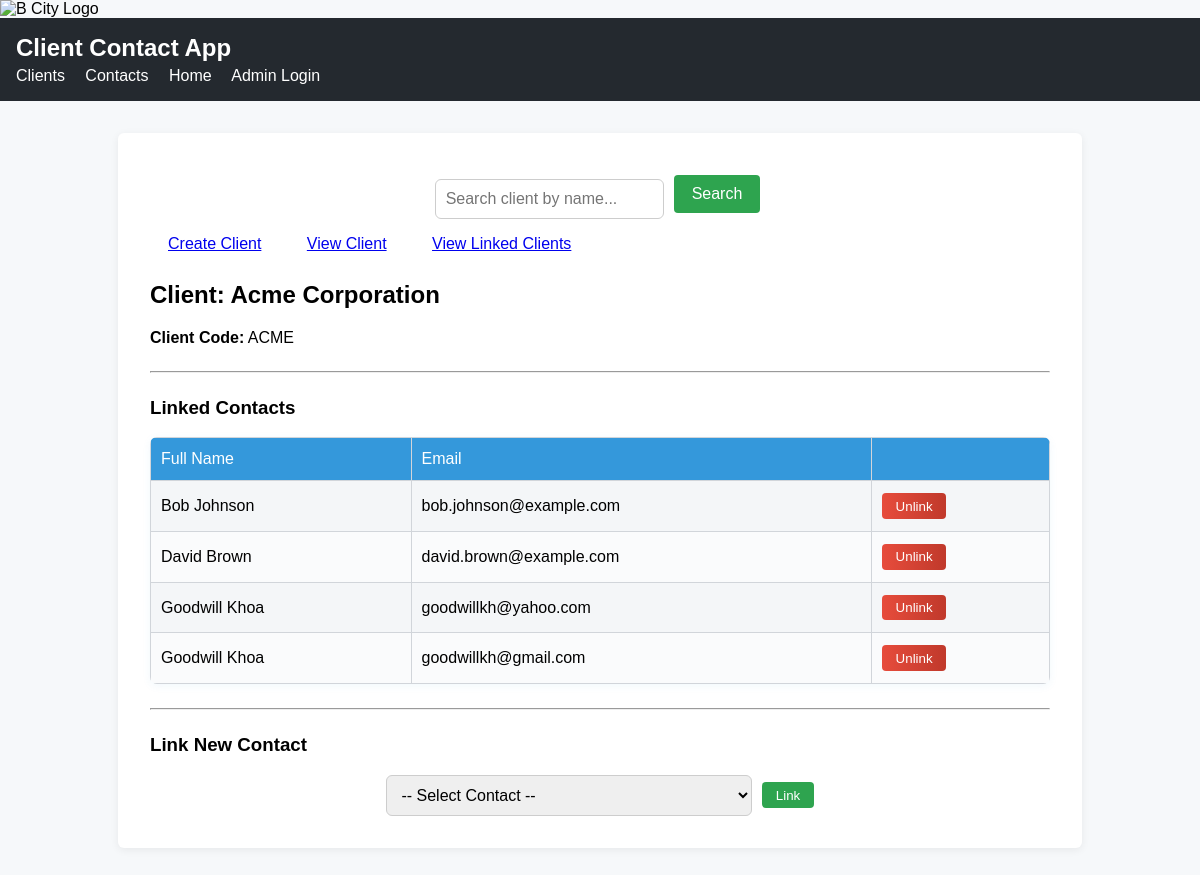
The page /clients/1 on the database as committed earlier.
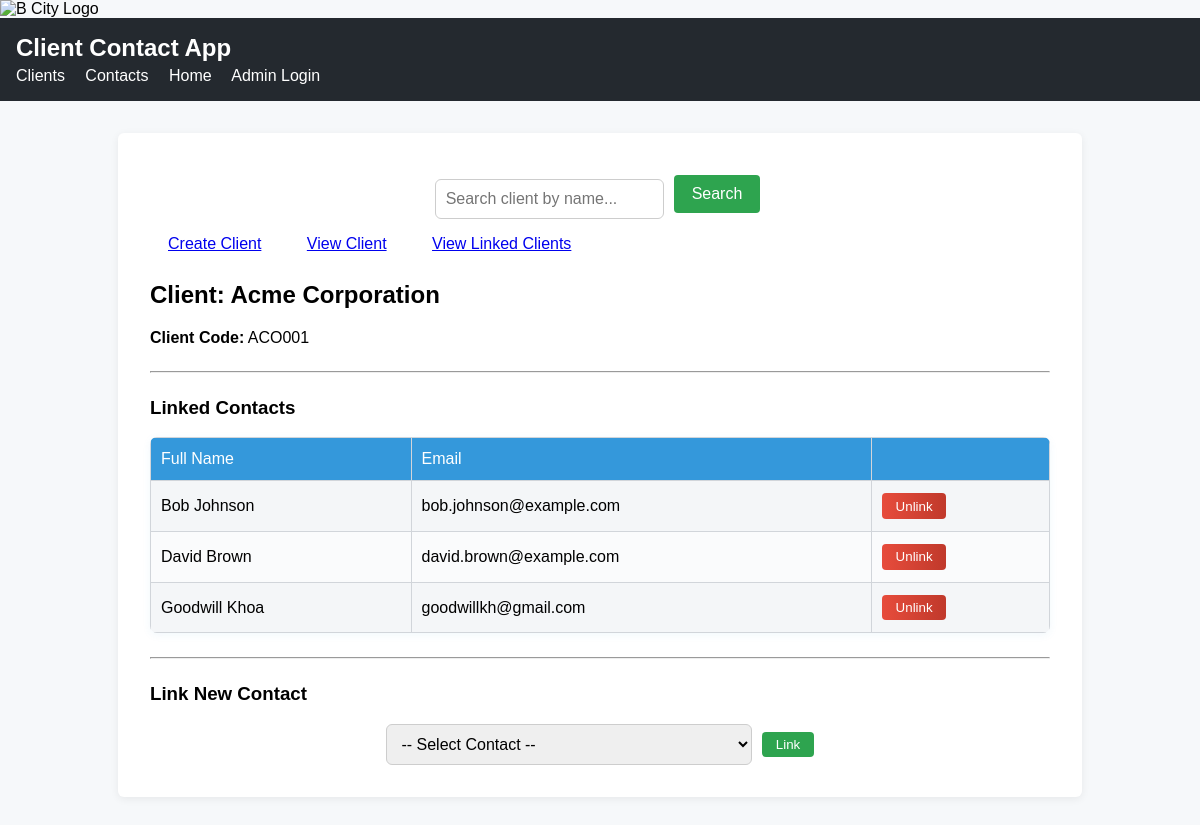
The same page on the database as committed later.
### models/client.py (models this page shows, shortened)
class Client(db.Model):
    __tablename__ = 'client'
    id = db.Column(db.Integer, primary_key=True)
    name = db.Column(db.String(100), nullable=False)
    client_code = db.Column(db.String(50), nullable=False, unique=True)
    contacts = db.relationship(
        'Contact',
        secondary='client_contact',
        back_populates='clients'
    )

### models/contact.py (models this page shows, shortened)
class Contact(db.Model):
    __tablename__ = 'contact'
    id = db.Column(db.Integer, primary_key=True)
    name = db.Column(db.String, nullable=False)
    surname = db.Column(db.String, nullable=False)
    email = db.Column(db.String, nullable=False, unique=True) # <-- This will make sure the email is unique!
    clients = db.relationship(
        'Client',
        secondary='client_contact',
        back_populates='contacts'
    )

### routes/client.py (the view)
@client_bp.route('/<int:client_id>')
def view_client(client_id):
    client = Client.query.get_or_404(client_id)
    linked_contacts = client.contacts
    available_contacts = Contact.query.filter(~Contact.clients.any(id=client.id)).all()
    return render_template(
        'client_detail.html',
        client=client,
        contacts=linked_contacts,
        available_contacts=available_contacts
    )

### templates/client_detail.html (shortened to what this page needs)
{% extends 'base.html' %}
{% block content %}
<div class="container">
    <div class="action-bar">
        <form id="search-client-form" class="inline-form" style="margin-bottom:12px;">
            <input type="text" id="search-client-input" name="name" placeholder="Search client by name..." class="input-select" required>
            <button type="submit" class="btn">Search</button>
        </form>
        <a href="{{ url_for('client.create_client') }}" class="btn">Create Client</a>
        <a href="{{ url_for('client.view_client', client_id=client.id) }}" class="btn">View Client</a>
        <a href="{{ url_for('client.list_clients') }}" class="btn">View Linked Clients</a>
    </div>
    <div class="detail-section">
        <h2>Client: {{ client.name }}</h2>
        <p><b>Client Code:</b> {{ client.client_code }}</p>
    </div>
    <hr style="margin: 24px 0;">
    <h3>Linked Contacts</h3>
    {% if contacts %}
    <table class="modern-table">
        <tr>
            <th>Full Name</th>
            <th>Email</th>
            <th></th>
        </tr>
        {% for contact in contacts %}
        <tr id="contact-row-{{ contact.id }}">
            <td>{{ contact.name }} {{ contact.surname }}</td>
            <td>{{ contact.email }}</td>
            <td>
                <button class="btn btn-danger unlink-btn" data-contact-id="{{ contact.id }}">Unlink</button>
            </td>
        </tr>
        {% endfor %}
    </table>
    {% else %}
    <p>No Contacts found</p>
    {% endif %}
    <hr style="margin: 24px 0;">
    <h3>Link New Contact</h3>
    <form id="link-contact-form" class="inline-form">
        <select name="contact_id" id="contact_id" class="input-select">
            <option value="">-- Select Contact --</option>
        </select>
        <button type="submit" class="btn">Link</button>
    </form>
</div>
{% endblock %}

Rows that differ between the two databases and show on the page:
removed Contact: name "Goodwill", surname "Khoa", email "goodwillkh@yahoo.com"
changed Client "Acme Corporation": client_code "ACME" → "ACO001"
